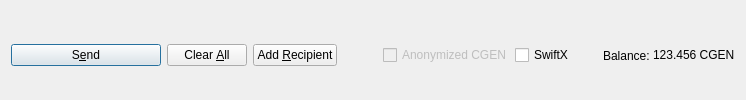
         <widget class="QFrame" name="frame_Send">
          <layout class="QHBoxLayout" name="horizontalLayout">
           <property name="bottomMargin">
            <number>0</number>
           </property>
           <item>
            <widget class="QPushButton" name="sendButton">
             <property name="minimumSize">
              <size>
               <width>150</width>
               <height>0</height>
              </size>
             </property>
             <property name="toolTip">
              <string>Confirm the send action</string>
             </property>
             <property name="text">
              <string>S&amp;end</string>
             </property>
             <property name="icon">
              <iconset resource="../cgencore.qrc">
               <normaloff>:/icons/send</normaloff>:/icons/send</iconset>
             </property>
             <property name="autoDefault">
              <bool>false</bool>
             </property>
             <property name="default">
              <bool>true</bool>
             </property>
            </widget>
           </item>
           <item>
            <widget class="QPushButton" name="clearButton">
             <property name="sizePolicy">
              <sizepolicy hsizetype="Minimum" vsizetype="Fixed">
               <horstretch>0</horstretch>
               <verstretch>0</verstretch>
              </sizepolicy>
             </property>
             <property name="toolTip">
              <string>Clear all fields of the form.</string>
             </property>
             <property name="text">
              <string>Clear &amp;All</string>
             </property>
             <!-- <property name="icon">
              <iconset resource="../cgencore.qrc">
               <normaloff>:/icons/remove</normaloff>:/icons/remove</iconset>
             </property> -->
             <property name="autoDefault">
              <bool>false</bool>
             </property>
            </widget>
           </item>
           <item>
            <widget class="QPushButton" name="addButton">
             <property name="toolTip">
              <string>Send to multiple recipients at once</string>
             </property>
             <property name="text">
              <string>Add &amp;Recipient</string>
             </property>
             <!-- <property name="icon">
              <iconset resource="../cgencore.qrc">
               <normaloff>:/icons/add</normaloff>:/icons/add</iconset>
             </property> -->
             <property name="autoDefault">
              <bool>false</bool>
             </property>
            </widget>
           </item>
           <item>
            <spacer name="horizontalSpacer">
             <property name="orientation">
              <enum>Qt::Horizontal</enum>
             </property>
             <property name="sizeHint" stdset="0">
              <size>
               <width>40</width>
               <height>20</height>
              </size>
             </property>
            </spacer>
           </item>
           <item>
            <layout class="QHBoxLayout" name="horizontalLayout_2">
             <property name="spacing">
              <number>3</number>
             </property>
             <item>
              <widget class="QCheckBox" name="checkzCGEN">
               <property name="enabled">
                <bool>false</bool>
               </property>
               <property name="text">
                <string>Anonymized CGEN</string>
               </property>
              </widget>
             </item>
             <item>
              <widget class="QCheckBox" name="checkSwiftTX">
               <property name="enabled">
                <bool>true</bool>
               </property>
               <property name="minimumSize">
                <size>
                 <width>85</width>
                 <height>0</height>
                </size>
               </property>
               <property name="text">
                <string>SwiftX</string>
               </property>
              </widget>
             </item>
             <item>
              <widget class="QLabel" name="label">
               <property name="text">
                <string>Balance:</string>
               </property>
              </widget>
             </item>
             <item>
              <widget class="QLabel" name="labelBalance">
               <property name="sizePolicy">
                <sizepolicy hsizetype="Preferred" vsizetype="Fixed">
                 <horstretch>0</horstretch>
                 <verstretch>0</verstretch>
                </sizepolicy>
               </property>
               <property name="cursor">
                <cursorShape>IBeamCursor</cursorShape>
               </property>
               <property name="text">
                <string notr="true">123.456 CGEN</string>
               </property>
               <property name="textInteractionFlags">
                <set>Qt::LinksAccessibleByMouse|Qt::TextSelectableByKeyboard|Qt::TextSelectableByMouse</set>
               </property>
              </widget>
             </item>
            </layout>
           </item>
          </layout>
         </widget>
